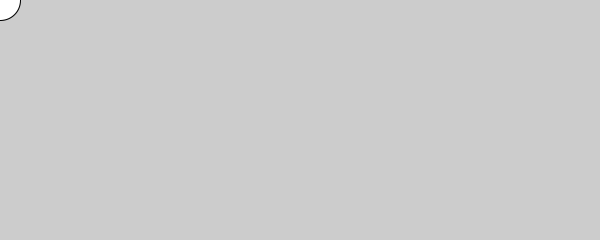
Frame 1 (no input)
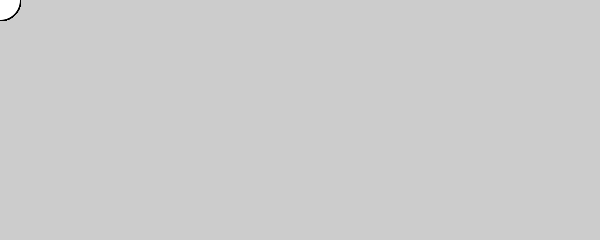
Frame 60 (the mouse pressed at the canvas centre just before this capture)
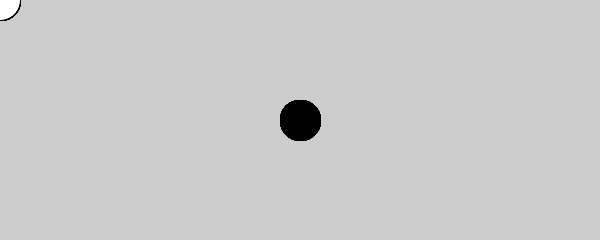
Frame 120 (the mouse held since frame 60 and released just before this capture)

The Processing sketch that drew these frames (run headless with seeded random() and noise(); from frame 60 on, the mouse is pressed at the canvas centre):

// Processing sketch: sketch_190606a
// ── sketch_190606a.pde
void setup() {
  size(600, 240);
}

void draw() {
  if (mousePressed) {
    fill(0);
  } else {
    fill(255);
  }
  ellipse(mouseX, mouseY, 40, 40);
}
